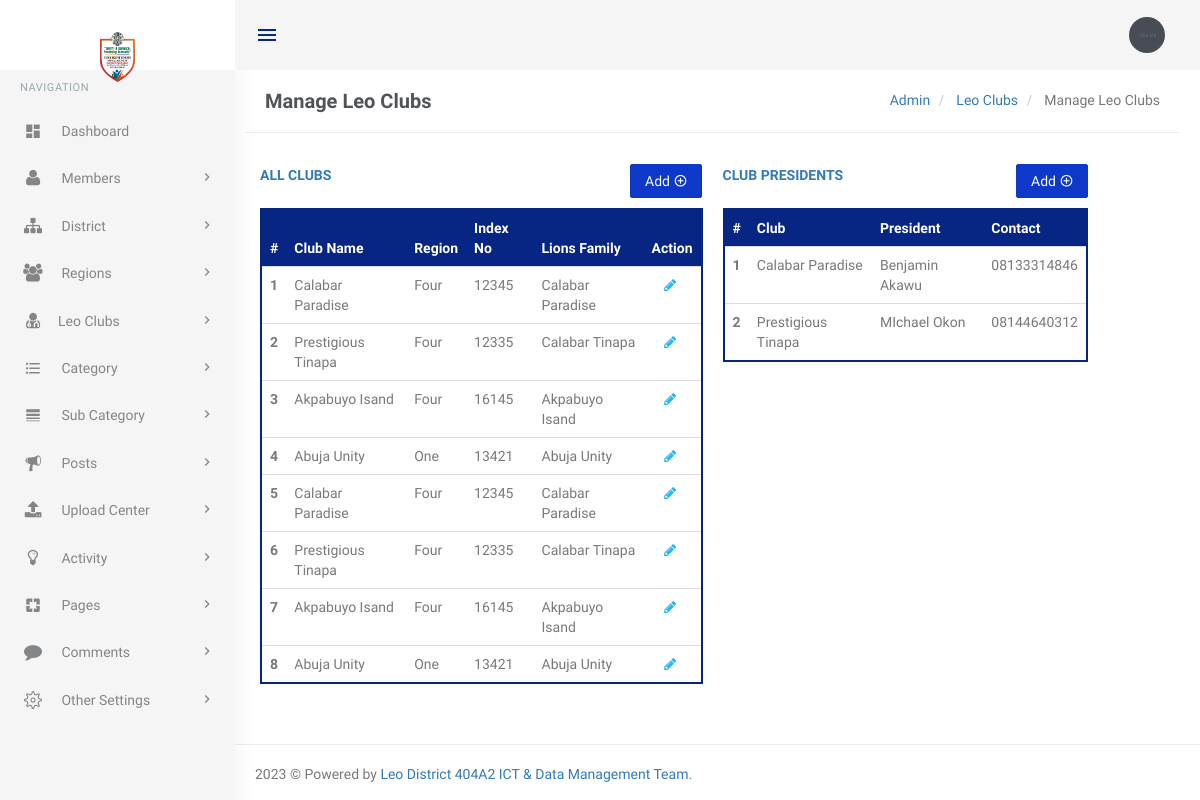
The page /app/leo-clubs (signed in) on the database its author committed.
### tables this page shows
CREATE TABLE `tblclubs` (
  `clubID` int(11) NOT NULL,
  `regionID` int(11) NOT NULL,
  `clubName` varchar(60) NOT NULL,
  `indexNo` varchar(10) DEFAULT NULL,
  `SponsorLions` varchar(60) NOT NULL,
  `dateUpdated` datetime DEFAULT current_timestamp(),
  `updatedBy` int(11) DEFAULT NULL,
  `isActive` int(1) NOT NULL DEFAULT 1
);

CREATE TABLE `tblregion` (
  `regionID` int(11) NOT NULL,
  `region` varchar(20) NOT NULL,
  `dateUpdated` timestamp NOT NULL DEFAULT current_timestamp(),
  `updatedBy` int(11) NOT NULL,
  `isActive` int(1) NOT NULL DEFAULT 1
);

CREATE TABLE `tblclubpresidents` (
  `presidentID` int(11) NOT NULL,
  `president` int(11) DEFAULT NULL,
  `clubID` int(11) DEFAULT NULL,
  `serviceYr` int(11) DEFAULT NULL,
  `dateUpdated` datetime DEFAULT current_timestamp(),
  `updatedBy` int(11) DEFAULT NULL,
  `isActive` int(11) NOT NULL DEFAULT 1
);

CREATE TABLE `tblmembers` (
  `memberID` int(11) NOT NULL,
  `clubID` int(11) DEFAULT NULL,
  `regionID` int(11) DEFAULT NULL,
  `membershipNo` varchar(10) NOT NULL,
  `firstName` varchar(50) NOT NULL,
  `lastName` varchar(60) NOT NULL,
  `middleName` varchar(60) DEFAULT NULL,
  `memberEmail` varchar(60) NOT NULL,
  `gender` varchar(8) NOT NULL,
  `phone1` varchar(12) NOT NULL,
  `phone2` varchar(12) DEFAULT NULL,
  `address` varchar(100) DEFAULT NULL,
  `maritalStatus` varchar(30) NOT NULL,
  `occupation` varchar(40) NOT NULL,
  `city` varchar(30) DEFAULT NULL,
  `state` int(11) DEFAULT NULL,
  `stateOfOrigin` int(11) NOT NULL,
  `lgaOfOrigin` int(11) NOT NULL,
  `memberSince` varchar(5) NOT NULL,
  `dob` date NOT NULL,
  `memberPhoto` varchar(255) NOT NULL,
  `dateUpdated` datetime DEFAULT current_timestamp(),
  `updatedBy` int(11) DEFAULT NULL,
  `isActive` int(1) NOT NULL DEFAULT 1
);

### app/leo-clubs.php (the view, shortened to what this page needs)
<?php
include('includes/config.php');
if (strlen($_SESSION['login']) == 0) {
    header('location:index');
} else {
    $lsyQuery = "SELECT *  From tblserviceyr ORDER BY serviceYrID  desc";
    $query = mysqli_query($con, $lsyQuery);
    $result = mysqli_fetch_assoc($query);
    $currentLSYID = $result['serviceYrID'];
    ?>
<?php include('includes/pages-head.php'); ?>
<body class="fixed-left">
    <div id="wrapper">
        <?php include('includes/topheader.php'); ?>
        <?php include('includes/leftsidebar.php'); ?>
        <div class="content-page">
            <div class="content">
                <div class="container">
                    <div class="row">
                        <div class="col-xs-12">
                            <div class="page-title-box">
                                <h4 class="page-title">Manage Leo Clubs</h4>
                                <ol class="breadcrumb p-0 m-0">
                                    <li>
                                        <a href="#">Admin</a>
                                    </li>
                                    <li>
                                        <a href="#">Leo Clubs </a>
                                    </li>
                                    <li class="active">
                                        Manage Leo Clubs
                                    </li>
                                </ol>
                                <div class="clearfix"></div>
                            </div>
                        </div>
                    </div>
                    <div class="row">
                        <div class="col-sm-6">
                        </div>
                        <div class="row">
                            <div class="col-md-12">
                                <div class="demo-box m-t-20">
                                    <div class="col-md-6 col-sm-12" style="margin-bottom: 50px">
                                        <p class=" text-uppercase font-600 font-secondary text-overflow"
                                                ><a >All Clubs</a>
                                            <a href="add-club  " style="float: right" title="Add Club Presidents">
                                                <button id="addToTable"
                                                    class=" btn btn-success waves-effect waves-light">Add
                                                    <i class="mdi mdi-plus-circle-outline"></i></button>
                                            </a>
                                        </p>
                                        <div class="table-responsive table-wrapper-scroll-y custom-table-scrollbar">
                                            <table class="table m-0 table-colored-bordered table-bordered-primary"
                                                id="table_filter">
                                                <thead>
                                                    <tr>
                                                        <th>#</th>
                                                        <th> Club Name</th>
                                                        <th> Region</th>
                                                        <th> Index No</th>
                                                        <th> Lions Family</th>
                                                        <th style="text-align:center">Action</th>
                                                    </tr>
                                                </thead>
                                                <tbody>
                                                    <?php
                                                        $select_query = "Select * from  tblclubs c JOIN tblregion r ON r.regionID = c.regionID";
                                                        $query = mysqli_query($con, $select_query);
                                                        $rowcount = mysqli_num_rows($query);
                                                        $cnt = 1;
                                                        if ($rowcount == 0) { ?>
                                                    <tr>
                                                        <td colspan="7" align="center">
                                                            <h3 style="color:red">No entry yet</h3>
                                                        </td>
                                                    <tr>
                                                        <?php } else {
                                                            while ($row = mysqli_fetch_array($query)) {
                                                                ?>
                                                    <tr>
                                                        <th scope="row">
                                                            <?php echo htmlentities($cnt); ?>
                                                        </th>
                                                        <td>
                                                            <?php echo htmlentities($row['clubName']); ?>
                                                        </td>
                                                        <td>
                                                            <?php echo htmlentities($row['region']); ?>
                                                        </td>
                                                        <td>
                                                            <?php echo htmlentities($row['indexNo']); ?>
                                                        </td>
                                                        <td>
                                                            <?php echo htmlentities($row['SponsorLions']); ?>
                                                        </td>
                                                        <td style="text-align:center">
                                                            <a
                                                                href="add-club?cid=<?php echo htmlentities($row['clubID']); ?>"><i
                                                                    class="fa fa-pencil"
                                                                    style="color: #29b6f6;"></i>&nbsp; </a>
                                                        </td>
                                                    </tr>
                                                    <?php
                                                                $cnt++;
                                                            }
                                                        } ?>
                                                </tbody>
                                            </table>
                                        </div>
                                    </div>
                                    <div class="col-md-5 col-sm-12 ms-5 ">
                                        <p class=" text-uppercase font-600 font-secondary text-overflow"
                                           ><a >Club Presidents</a>
                                            <a href="add-club-president" title="Add Club President" style="float: right">
                                                <button id="addToTable"
                                                    class=" btn btn-success waves-effect waves-light">Add
                                                    <i class="mdi mdi-plus-circle-outline"></i></button>
                                            </a>
                                        </p>
                                        <div class="table-responsive table-wrapper-scroll-y custom-table-scrollbar">
                                            <table class="table m-0 table-colored-bordered table-bordered-primary"
                                                id="table_filter">
                                                <thead>
                                                    <tr>
                                                        <th>#</th>
                                                        <th> Club</th>
                                                        <th>President</th>
                                                        <th>Contact</th>
                                                    </tr>
                                                </thead>
                                                <tbody>
                                                    <?php
                                                        $select_query = "Select * from  tblclubpresidents p
                                                         JOIN tblmembers m ON m.memberID = p.president INNER JOIN tblclubs c ON c.clubID = m.clubID where p.serviceYr = $currentLSYID ";
                                                        $query = mysqli_query($con, $select_query);
                                                        $rowcount = mysqli_num_rows($query);
                                                        $cnt = 1;
                                                        if ($rowcount == 0) { ?>
                                                    <tr>
                                                        <td colspan="7" align="center">
                                                            <h3 style="color:red">No entry yet</h3>
                                                        </td>
                                                    <tr>
                                                        <?php } else {
                                                            while ($row = mysqli_fetch_array($query)) {
                                                                ?>
                                                    <tr>
                                                        <th scope="row">
                                                            <?php echo htmlentities($cnt); ?>
                                                        </th>
                                                        <td>
                                                            <?php echo htmlentities($row['clubName']); ?>
                                                        </td>
                                                        <td>
                                                            <?php echo htmlentities($row['firstName'] . ' ' . $row['lastName']); ?>
                                                        </td>
                                                        <td>
                                                            <?php echo htmlentities($row['phone1']); ?>
                                                        </td>
                                                    </tr>
                                                    <?php
                                                                $cnt++;
                                                            }
                                                        } ?>
                                                </tbody>
                                            </table>
                                        </div>
                                    </div>
                                </div>
                            </div>
                        </div>
                    </div>
                </div>
                <?php include('includes/footer.php'); ?>
</body>
</html>
<?php } ?>

### app/assets/css/core.css (style rules this page uses)
body { font-family: 'Varela Round', sans-serif; margin: 0; padding-bottom: 60px; overflow-x: hidden; color: #797979; }
html { position: relative; min-height: 100%; }
.h1, .h2, .h3, .h4, .h5, .h6, h1, h2, h3, h4, h5, h6 { color: #505458; font-family: 'varela round', sans-serif; margin: 10px 0; }
p { line-height: 1.6; }
* { outline: none !important; }
.container { width: auto; }
#wrapper { height: 100%; overflow: hidden; width: 100%; }
.p-0 { padding: 0 !important; }
.m-0 { margin: 0 !important; }
.m-t-20 { margin-top: 20px !important; }
.text-overflow { text-overflow: ellipsis; white-space: nowrap; display: block; width: 100%; overflow: hidden; }
.font-secondary { font-family: 'varela round', sans-serif; }
.font-600 { font-weight: 600; }
.row { margin-right: -10px; margin-left: -10px; }
.col-lg-1, .col-lg-10, .col-lg-11, .col-lg-12, .col-lg-2, .col-lg-3, .col-lg-4, .col-lg-5, .col-lg-6, .col-lg-7, .col-lg-8, .col-lg-9, .col-md-1, .col-md-10, .col-md-11, .col-md-12, .col-md-2, .col-md-3, .col-md-4, .col-md-5, .col-md-6, .col-md-7, .col-md-8, .col-md-9, .col-sm-1, .col-sm-10, .col-sm-11, .col-sm-12, .col-sm-2, .col-sm-3, .col-sm-4, .col-sm-5, .col-sm-6, .col-sm-7, .col-sm-8, .col-sm-9, .col-xs-1, .col-xs-10, .col-xs-11, .col-xs-12, .col-xs-2, .col-xs-3, .col-xs-4, .col-xs-5, .col-xs-6, .col-xs-7, .col-xs-8, .col-xs-9 { padding-left: 10px; padding-right: 10px; }
.breadcrumb { background-color: transparent; margin-bottom: 15px; padding-top: 10px; padding-left: 0; }
.waves-effect { position: relative; cursor: pointer; display: inline-block; overflow: hidden; -webkit-user-select: none; -moz-user-select: none; -ms-user-select: none; user-select: none; -webkit-tap-highlight-color: transparent; vertical-align: middle; z-index: 1; will-change: opacity, transform; -webkit-transition: all 0.3s ease-out; -moz-transition: all 0.3s ease-out; -o-transition: all 0.3s ease-out; -ms-transition: all 0.3s ease-out; transition: all 0.3s ease-out; }
.demo-box { padding: 10px 15px; }

### app/assets/css/menu.css (style rules this page uses)
.content-page { margin-left: 225px; overflow: hidden; }
.content-page .content { padding: 0 5px 10px 5px; margin-top: 70px; }
.page-title { font-size: 20px; margin-bottom: 0; margin-top: 0; font-weight: 600; }
.page-title-box { padding: 20px; border-bottom: 1px solid #eee; }
.page-title-box .page-title { margin-bottom: 0; float: left; }
.page-title-box .breadcrumb { float: right; background-color: transparent !important; }

### rows shown on the page
tblclubs: clubName "Calabar Paradise", regionID.region "Four", indexNo "12345", SponsorLions "Calabar Paradise"
tblclubs: clubName "Prestigious Tinapa", regionID.region "Four", indexNo "12335", SponsorLions "Calabar Tinapa"
tblclubs: clubName "Akpabuyo Isand", regionID.region "Four", indexNo "16145", SponsorLions "Akpabuyo Isand"
tblclubs: clubName "Abuja Unity", regionID.region "One", indexNo "13421", SponsorLions "Abuja Unity"
tblclubs: clubName "Calabar Paradise", regionID.region "Four", indexNo "12345", SponsorLions "Calabar Paradise"
tblclubs: clubName "Prestigious Tinapa", regionID.region "Four", indexNo "12335", SponsorLions "Calabar Tinapa"
tblclubs: clubName "Akpabuyo Isand", regionID.region "Four", indexNo "16145", SponsorLions "Akpabuyo Isand"
tblclubs: clubName "Abuja Unity", regionID.region "One", indexNo "13421", SponsorLions "Abuja Unity"
tblclubpresidents: clubID.clubName "Calabar Paradise", president.lastName "Benjamin Akawu", president.phone1 "08133314846"
tblclubpresidents: clubID.clubName "Prestigious Tinapa", president.lastName "MIchael Okon", president.phone1 "08144640312"
